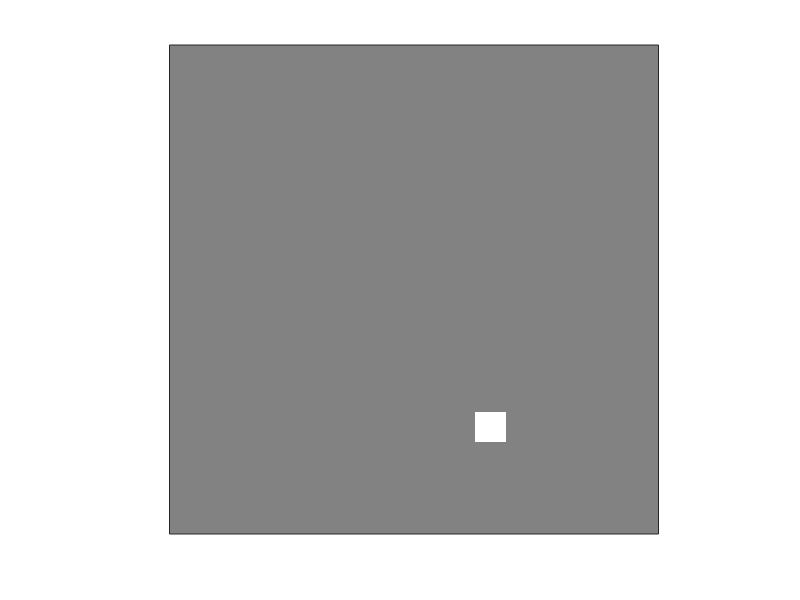

Source code (MATLAB): (Note: this script raises an error after producing the figure.)

close all
clear all


row = 16;
col = 16;

fps = 30;
WhiteTime = .1;
BlankTime = 0.008;
numframes = 50;

size = row*col;
idx = randperm(size);
idx = idx(1:numframes);
mov = zeros(size,numframes);

for i = 1:numframes
    mov(idx(i),i) = 1;
end

% create figure
figure(1)
close(1)
f1 = figure('color','white');

mov = reshape(mov, row, col, numframes);

frameNo = 1;

greyFrame = zeros(row,col);

frameTime = 1 / fps;


repeatWhite = round (WhiteTime / frameTime);
repeatBlank = round (BlankTime / frameTime);

for i = 1:numframes
    
    imagesc(mov(:,:,i),[-1 1])
    colormap(gray)
    axis image;
    set(gca,'XTick',[]);
    set(gca,'YTick',[]);
    
    
    for j = 1:repeatWhite
        M(frameNo) = getframe;
        frameNo = frameNo + 1;
    end
    
    for j = 1:repeatBlank
        imagesc(greyFrame,[-1 1])
        colormap(gray)
        axis image;
        set(gca,'XTick',[]);
        set(gca,'YTick',[]);
        M(frameNo) = getframe;
        frameNo = frameNo + 1;
    end
    
end


movie2avi(M, '2dsparsenoise.avi', 'FPS', fps);